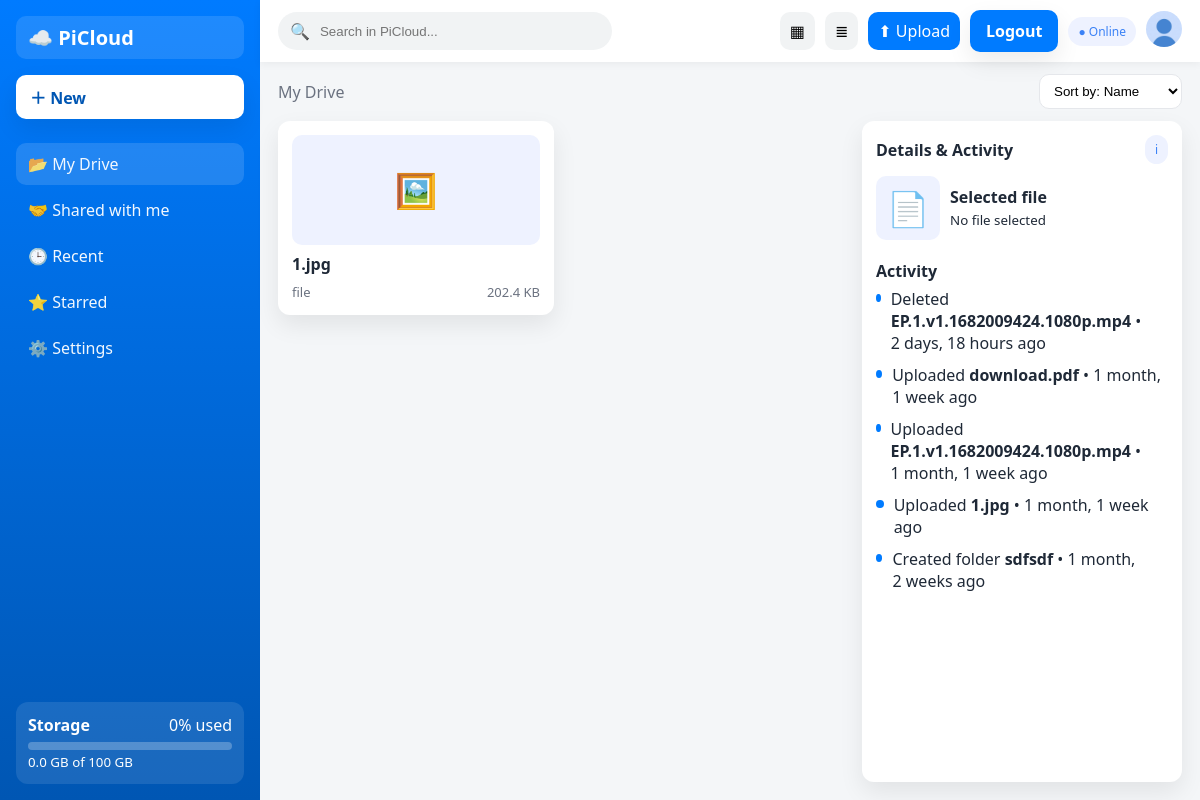
Page /starred/ (signed in) on the committed database.
### accounts/models.py (models this page shows, shortened)
class Profile(models.Model):
    GENDER_CHOICES = [
        ('Male', 'Male'),
        ('Female', 'Female'),
        ('Other', 'Other'),
        ('Prefer not to say', 'Prefer not to say'),
    ]
    user = models.OneToOneField(User, on_delete=models.CASCADE)
    image = models.ImageField(default='default.jpg', upload_to='profile_pics')
    storage_used = models.BigIntegerField(default=0)  # bytes
    phone_number = models.CharField(max_length=20, blank=True, null=True)
    date_of_birth = models.DateField(blank=True, null=True)
    gender = models.CharField(max_length=20, choices=GENDER_CHOICES, blank=True, null=True)
    location = models.CharField(max_length=100, blank=True, null=True)
    bio = models.TextField(max_length=500, blank=True, null=True)

### storage/models.py (models this page shows, shortened)
class Activity(models.Model):
    ACTION_CHOICES = [
        ('upload', 'Uploaded'),
        ('download', 'Downloaded'),
        ('delete', 'Deleted'),
        ('rename', 'Renamed'),
        ('share', 'Shared'),
        ('move', 'Moved'),
        ('create_folder', 'Created folder'),
    ]
    user = models.ForeignKey(User, on_delete=models.CASCADE)
    action = models.CharField(max_length=20, choices=ACTION_CHOICES)
    item_name = models.CharField(max_length=255)
    details = models.TextField(blank=True)
    timestamp = models.DateTimeField(auto_now_add=True)
    class Meta:
        ordering = ['-timestamp']

### storage/views.py (the view)
# urls.py: path('starred/', views.starred_files, name='starred_files'),
@login_required
def starred_files(request):
    files = File.objects.filter(owner=request.user, is_starred=True)
    items = []
    for file in files:
        items.append({
            'id': file.id,
            'name': file.name,
            'type': 'file',
            'size': file.get_formatted_size(),
            'modified': file.updated_at.strftime('%b %d'),
            'icon': file.get_icon()
        })
    total_size = sum(f.size for f in File.objects.filter(owner=request.user))
    storage_limit = 100 * 1024 * 1024 * 1024  # 100GB
    storage_used_percent = min((total_size / storage_limit) * 100, 100)
    storage_used_gb = total_size / (1024 * 1024 * 1024)
    activities = Activity.objects.filter(user=request.user)[:10]
    context = {
        'items': items,
        'page_title': 'Starred Files',
        'storage_used_percent': round(storage_used_percent),
        'storage_used_gb': round(storage_used_gb, 1),
        'storage_limit_gb': 100,
        'activities': activities,
    }
    return render(request, 'storage/index.html', context)

### storage/models.py (called while the page is built)
    def get_icon(self):
        if self.mime_type.startswith('image/'):
            return '🖼️'
        elif self.mime_type.startswith('video/'):
            return '🎥'
        elif self.mime_type.startswith('audio/'):
            return '🎵'
        elif 'pdf' in self.mime_type:
            return '📕'
        elif any(word in self.mime_type for word in ['word', 'doc']):
            return '📄'
        elif any(word in self.mime_type for word in ['sheet', 'excel']):
            return '📊'
        elif any(word in self.mime_type for word in ['presentation', 'powerpoint']):
            return '📊'
        elif 'zip' in self.mime_type or 'compressed' in self.mime_type:
            return '📦'
        else:
            return '📄'

    def get_formatted_size(self):
        size = self.size
        for unit in ['B', 'KB', 'MB', 'GB']:
            if size < 1024.0:
                return f"{size:.1f} {unit}"
            size /= 1024.0
        return f"{size:.1f} TB"

### templates/storage/index.html (shortened to what this page needs)
<!DOCTYPE html>
<html lang="en">
<head>
</head>
<body>
  <div class="app">
    <aside class="sidebar" id="sidebar">
      <a href="{% url 'dashboard' %}" style="text-decoration:none;color:inherit">
        <div class="logo">☁️ PiCloud</div>
      </a>
      <button class="newBtn" id="newBtn">＋ New</button>
      <nav class="nav">
        <a href="{% url 'index' %}" class="active">📂 My Drive</a>
        <a href="#">🤝 Shared with me</a>
        <a href="{% url 'recent_files' %}">🕒 Recent</a>
        <a href="{% url 'starred_files' %}">⭐ Starred</a>
        <a href="{% url 'profile' %}">⚙️ Settings</a>
      </nav>
      <div class="storageCard">
        <div style="display:flex;justify-content:space-between;align-items:center">
          <strong>Storage</strong>
          <span>{{ storage_used_percent }}% used</span>
        </div>
        <div class="storageBar"></div>
        <small>{{ storage_used_gb }} GB of {{ storage_limit_gb }} GB</small>
      </div>
    </aside>
    <main class="main">
      <div class="topbar">
        <div class="leftGroup">
          <div class="search">
            🔍 <input id="search" type="search" placeholder="Search in PiCloud..." />
          </div>
        </div>
        <div class="actions">
          <button class="iconBtn" id="gridBtn" title="Grid view">▦</button>
          <button class="iconBtn" id="listBtn" title="List view">≣</button>
          <button class="iconBtn primary" id="uploadBtn">⬆ Upload</button>
          <form action="{% url 'logout' %}?next={% url 'dashboard' %}" method="post" style="display:inline;">
            <button type="submit" style="background:#007bff;color:#fff;border:none;border-radius:10px;padding:10px 16px;cursor:pointer;box-shadow:0 10px 25px rgba(0,0,0,.08);font-weight:600;">
              Logout
            </button>
          </form>
          <div class="userBadge">
            {% if user.is_authenticated %}
              <span class="pill">● Online</span>
              <a href="{% url 'profile' %}">
                <img class="avatar" src="{{ user.profile.image.url }}" alt="{{ user.username }}" style="width:36px;height:36px;border-radius:50%;object-fit:cover"/>
              </a>
            {% endif %}
          </div>
        </div>
      </div>
      <div class="toolbar">
        <div class="crumbs" id="breadcrumbs">
          <span data-path="/">My Drive</span>
        </div>
        <div class="viewToggles">
          <select class="select" id="sortSelect">
            <option value="name">Sort by: Name</option>
          </select>
        </div>
      </div>
      <section class="content">
        <div class="filesPanel">
          <div class="grid" id="gridView"></div>
        </div>
        <aside class="infoPanel">
          <div class="infoHeader">
            <strong>Details & Activity</strong>
            <span class="pill">i</span>
          </div>
          <div>
            <div style="display:flex;gap:10px;align-items:center;margin-bottom:8px">
              <div class="thumb" style="width:64px;height:64px">📄</div>
              <div>
                <div style="font-weight:600">Selected file</div>
                <small class="muted">No file selected</small>
              </div>
            </div>
          </div>
          <div>
            <strong style="display:block;margin-bottom:6px">Activity</strong>
            <div class="activity" id="activity">
              {% for activity in activities %}
              <div class="item">
                <span class="dot"></span>
                <div>{{ activity.get_action_display }} <b>{{ activity.item_name }}</b> • {{ activity.timestamp|timesince }} ago</div>
              </div>
              {% endfor %}
            </div>
          </div>
        </aside>
      </section>
    </main>
  </div>
</body>
</html>

### rows in the picture
Activity: action "Deleted", item_name "EP.1.v1.1682009424.1080p.mp4", timestamp "2 days, 18 hours"
Activity: action "Uploaded", item_name "download.pdf", timestamp "1 month, 1 week"
Activity: action "Uploaded", item_name "EP.1.v1.1682009424.1080p.mp4", timestamp "1 month, 1 week"
Activity: action "Uploaded", item_name "1.jpg", timestamp "1 month, 1 week"
Activity: action "Created folder", item_name "sdfsdf", timestamp "1 month, 2 weeks"

### other values in the picture
{{ storage_used_percent }} "0"
{{ storage_used_gb }} "0.0"
{{ storage_limit_gb }} "100"
